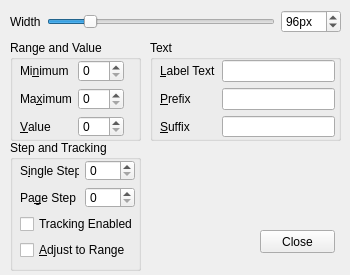
<?xml version="1.0" encoding="UTF-8"?>
<ui version="4.0">
 <class>Form</class>
 <widget class="QWidget" name="Form">
  <property name="geometry">
   <rect>
    <x>0</x>
    <y>0</y>
    <width>350</width>
    <height>275</height>
   </rect>
  </property>
  <property name="minimumSize">
   <size>
    <width>350</width>
    <height>275</height>
   </size>
  </property>
  <property name="font">
   <font>
    <family>Segoe UI</family>
    <pointsize>9</pointsize>
   </font>
  </property>
  <property name="windowTitle">
   <string>Form</string>
  </property>
  <widget class="QPushButton" name="pushButton">
   <property name="geometry">
    <rect>
     <x>260</x>
     <y>230</y>
     <width>75</width>
     <height>23</height>
    </rect>
   </property>
   <property name="sizePolicy">
    <sizepolicy hsizetype="Fixed" vsizetype="Fixed">
     <horstretch>0</horstretch>
     <verstretch>0</verstretch>
    </sizepolicy>
   </property>
   <property name="text">
    <string>Close</string>
   </property>
  </widget>
  <widget class="QWidget" name="layoutWidget_3">
   <property name="geometry">
    <rect>
     <x>10</x>
     <y>10</y>
     <width>331</width>
     <height>23</height>
    </rect>
   </property>
   <layout class="QHBoxLayout" name="horizontalLayout">
    <item>
     <widget class="QLabel" name="label">
      <property name="text">
       <string>Width</string>
      </property>
     </widget>
    </item>
    <item>
     <widget class="QSlider" name="horizontalSlider_2">
      <property name="sizePolicy">
       <sizepolicy hsizetype="Expanding" vsizetype="Fixed">
        <horstretch>0</horstretch>
        <verstretch>0</verstretch>
       </sizepolicy>
      </property>
      <property name="minimum">
       <number>64</number>
      </property>
      <property name="maximum">
       <number>256</number>
      </property>
      <property name="singleStep">
       <number>4</number>
      </property>
      <property name="pageStep">
       <number>16</number>
      </property>
      <property name="value">
       <number>96</number>
      </property>
      <property name="orientation">
       <enum>Qt::Horizontal</enum>
      </property>
     </widget>
    </item>
    <item>
     <widget class="QSpinBox" name="spinBox">
      <property name="suffix">
       <string>px</string>
      </property>
      <property name="prefix">
       <string/>
      </property>
      <property name="minimum">
       <number>64</number>
      </property>
      <property name="maximum">
       <number>256</number>
      </property>
      <property name="singleStep">
       <number>4</number>
      </property>
      <property name="value">
       <number>96</number>
      </property>
     </widget>
    </item>
   </layout>
  </widget>
  <widget class="QGroupBox" name="groupBox">
   <property name="geometry">
    <rect>
     <x>150</x>
     <y>40</y>
     <width>191</width>
     <height>101</height>
    </rect>
   </property>
   <property name="title">
    <string>Text</string>
   </property>
   <widget class="QWidget" name="">
    <property name="geometry">
     <rect>
      <x>10</x>
      <y>20</y>
      <width>175</width>
      <height>77</height>
     </rect>
    </property>
    <layout class="QGridLayout" name="gridLayout">
     <item row="0" column="0">
      <widget class="QLabel" name="label_2">
       <property name="text">
        <string>&amp;Label Text</string>
       </property>
       <property name="buddy">
        <cstring>lineEdit</cstring>
       </property>
      </widget>
     </item>
     <item row="0" column="1">
      <widget class="QLineEdit" name="lineEdit"/>
     </item>
     <item row="1" column="0">
      <widget class="QLabel" name="label_3">
       <property name="text">
        <string>&amp;Prefix</string>
       </property>
       <property name="buddy">
        <cstring>lineEdit_2</cstring>
       </property>
      </widget>
     </item>
     <item row="1" column="1">
      <widget class="QLineEdit" name="lineEdit_2"/>
     </item>
     <item row="2" column="0">
      <widget class="QLabel" name="label_4">
       <property name="text">
        <string>&amp;Suffix</string>
       </property>
       <property name="buddy">
        <cstring>lineEdit_3</cstring>
       </property>
      </widget>
     </item>
     <item row="2" column="1">
      <widget class="QLineEdit" name="lineEdit_3"/>
     </item>
    </layout>
   </widget>
  </widget>
  <widget class="QGroupBox" name="groupBox_2">
   <property name="geometry">
    <rect>
     <x>10</x>
     <y>40</y>
     <width>131</width>
     <height>101</height>
    </rect>
   </property>
   <property name="title">
    <string>Range and Value</string>
   </property>
   <widget class="QWidget" name="">
    <property name="geometry">
     <rect>
      <x>10</x>
      <y>20</y>
      <width>104</width>
      <height>77</height>
     </rect>
    </property>
    <layout class="QGridLayout" name="gridLayout_2">
     <item row="0" column="0">
      <widget class="QLabel" name="label_5">
       <property name="text">
        <string>Mi&amp;nimum</string>
       </property>
       <property name="buddy">
        <cstring>spinBox_2</cstring>
       </property>
      </widget>
     </item>
     <item row="0" column="1">
      <widget class="QSpinBox" name="spinBox_2"/>
     </item>
     <item row="1" column="0">
      <widget class="QLabel" name="label_6">
       <property name="text">
        <string>Ma&amp;ximum</string>
       </property>
       <property name="buddy">
        <cstring>spinBox_3</cstring>
       </property>
      </widget>
     </item>
     <item row="1" column="1">
      <widget class="QSpinBox" name="spinBox_3"/>
     </item>
     <item row="2" column="0">
      <widget class="QLabel" name="label_7">
       <property name="text">
        <string>&amp;Value</string>
       </property>
       <property name="buddy">
        <cstring>spinBox_4</cstring>
       </property>
      </widget>
     </item>
     <item row="2" column="1">
      <widget class="QSpinBox" name="spinBox_4"/>
     </item>
    </layout>
   </widget>
  </widget>
  <widget class="QGroupBox" name="groupBox_3">
   <property name="geometry">
    <rect>
     <x>10</x>
     <y>140</y>
     <width>131</width>
     <height>131</height>
    </rect>
   </property>
   <property name="title">
    <string>Step and Tracking</string>
   </property>
   <widget class="QWidget" name="">
    <property name="geometry">
     <rect>
      <x>10</x>
      <y>20</y>
      <width>115</width>
      <height>100</height>
     </rect>
    </property>
    <layout class="QGridLayout" name="gridLayout_3">
     <item row="0" column="0">
      <widget class="QLabel" name="label_8">
       <property name="text">
        <string>S&amp;ingle Step</string>
       </property>
       <property name="buddy">
        <cstring>spinBox_6</cstring>
       </property>
      </widget>
     </item>
     <item row="0" column="1">
      <widget class="QSpinBox" name="spinBox_6"/>
     </item>
     <item row="1" column="0">
      <widget class="QLabel" name="label_9">
       <property name="text">
        <string>Pa&amp;ge Step</string>
       </property>
       <property name="buddy">
        <cstring>spinBox_7</cstring>
       </property>
      </widget>
     </item>
     <item row="1" column="1">
      <widget class="QSpinBox" name="spinBox_7"/>
     </item>
     <item row="2" column="0" colspan="2">
      <widget class="QCheckBox" name="checkBox">
       <property name="text">
        <string>Tracking Enabled</string>
       </property>
      </widget>
     </item>
     <item row="3" column="0" colspan="2">
      <widget class="QCheckBox" name="checkBox_2">
       <property name="text">
        <string>&amp;Adjust to Range</string>
       </property>
      </widget>
     </item>
    </layout>
   </widget>
  </widget>
 </widget>
 <resources/>
 <connections>
  <connection>
   <sender>pushButton</sender>
   <signal>clicked()</signal>
   <receiver>Form</receiver>
   <slot>close()</slot>
   <hints>
    <hint type="sourcelabel">
     <x>514</x>
     <y>376</y>
    </hint>
    <hint type="destinationlabel">
     <x>430</x>
     <y>375</y>
    </hint>
   </hints>
  </connection>
 </connections>
</ui>
